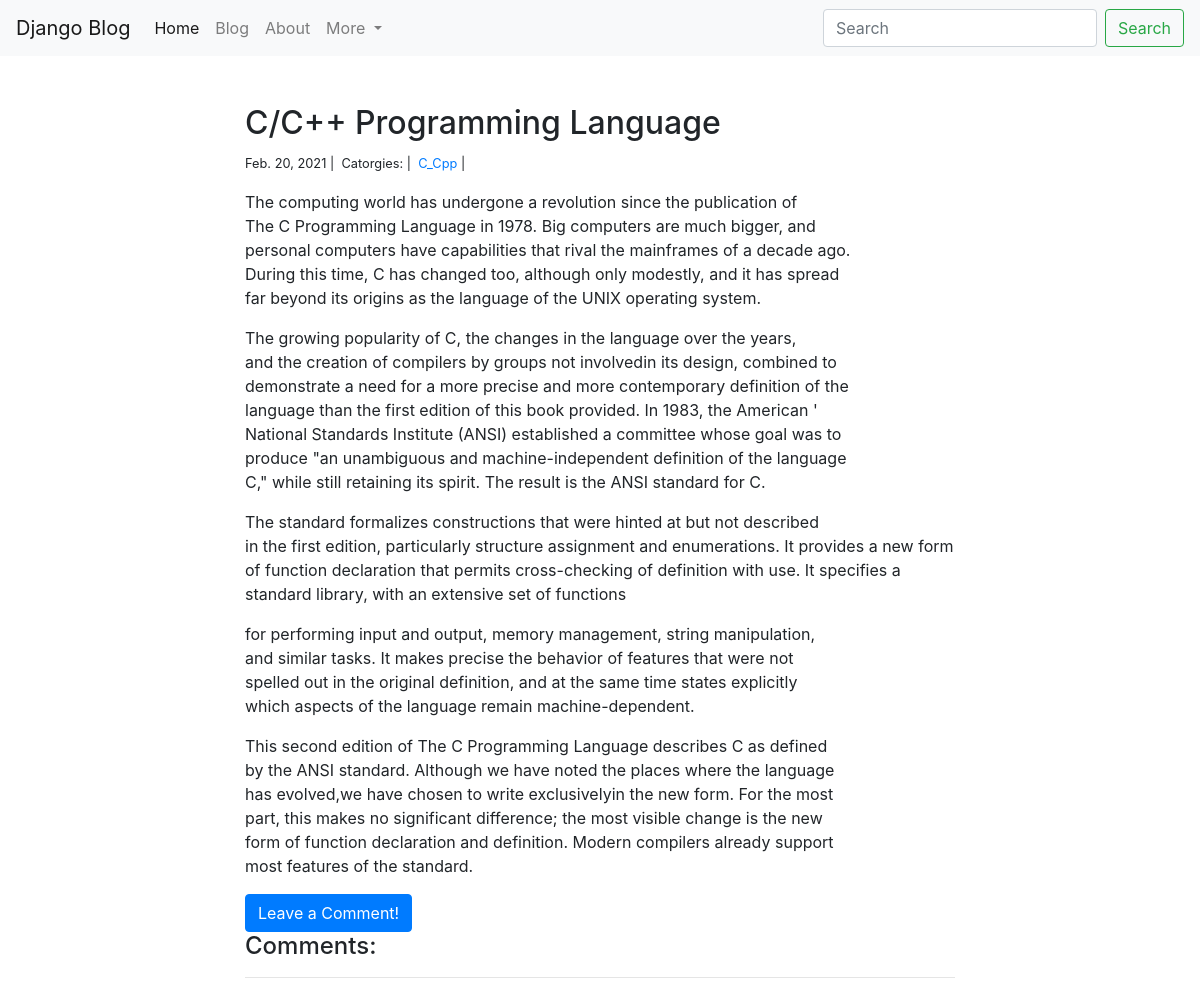
Before: /4/ with the older database file.
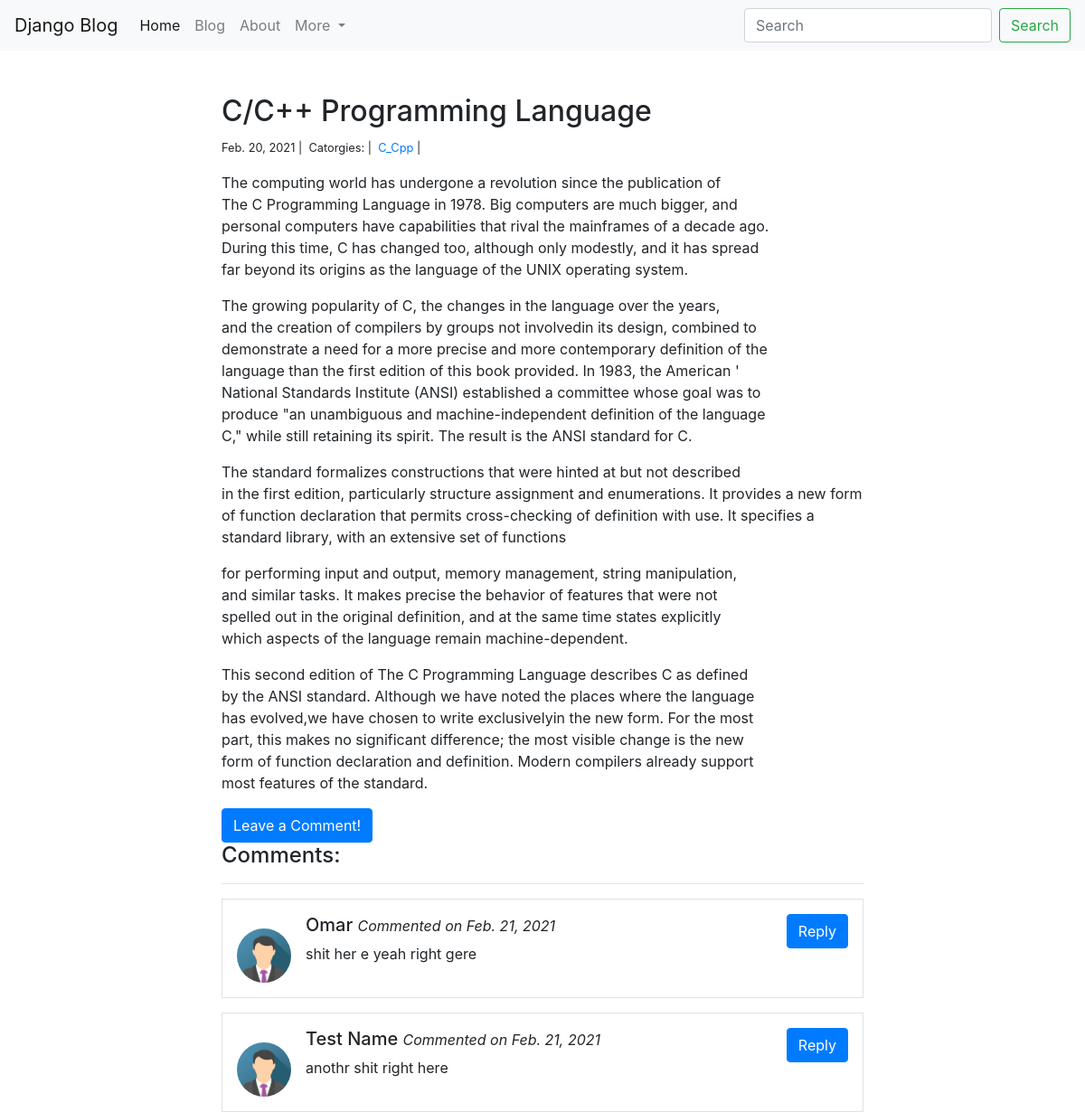
After: the same page with the newer database file.
### blog/models.py (models this page shows, shortened)
class Category(models.Model):
    name = models.CharField(max_length=20)

class Comments(models.Model):
    author = models.CharField(max_length=60)
    body = models.TextField()
    created_on = models.DateTimeField(auto_now_add=True)
    post = models.ForeignKey('Post', on_delete=models.CASCADE)

### blog/views.py (the view, shortened to what this page needs)
# urls.py: path('<int:pk>/', views.full_post, name="full_post"),
def full_post(request, pk):
    post = Post.objects.get(pk=pk)
    form = CommentForm()
    comments = Comments.objects.filter(post=post)
    context = {
        "post": post,
        "comments": comments,
        "form": form,
    }
    return render(request, 'blog/full_post.html', context)

### blog/forms.py
class CommentForm(forms.Form):
    author = forms.CharField(
        max_length=60,
        widget=forms.TextInput(attrs={
            "class": "form-control",
            "placeholder": "Your name"
        })
    )
    body = forms.CharField(
        widget=forms.Textarea(attrs={
            "class": "form-control",
            "placeholder": "Enter the comment!"
        })
    )

### templates/blog/full_post.html (shortened to what this page needs)
{% extends 'base.html' %}
{% load static %}
{% block content %}
<div class="col-md-8 offset-md-2">
    <h2>{{post.title}}</h2>
    <small>
        {{post.created_on.date}} |&nbsp;
        Catorgies: |&nbsp;
        {% for category in post.categories.all %}
        <a href="{% url 'category' category.name %}">{{category.name}}
        </a>|&nbsp;
        {% endfor %}
    </small>
    <p>{{ post.body | linebreaks }}</p>
    <button type="button" class="btn btn-primary" data-toggle="modal" data-target="#myModal">
        Leave a Comment!
       </button>
    <h4>Comments: </h4>
    <hr>
    {% for comment in comments %}
    <div class="media border p-3 mt-3">
        <img src="{% static 'img/avatar.png' %}" alt="{{comment.author}}" class="mr-3 mt-3 rounded-circle" style="width:60px;">
        <div class="media-body">
            <h5>{{comment.author}} <small><i>Commented on {{comment.created_on.date}}</i></small></h5>
            <p>{{comment.body}}</p>
        </div>
        <button type="button" class="btn btn-primary">
            <a href="{% url 'Reply' comment.pk %}" style="color:white;">Reply</a>
        </button>
    </div>
{% endfor %}
</div>
{% endblock %}

Changed rows visible on the page:
added Comments: author "Omar", created_on "Feb. 21, 2021", body "shit her e yeah right gere"
added Comments: author "Test Name", created_on "Feb. 21, 2021", body "anothr shit right here"
